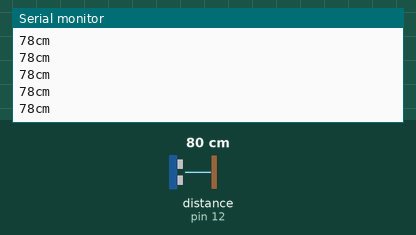
Simulated run of this sketch. Board: Arduino Uno, built with avr-gcc and run on an emulated ATmega328P. Shown: the last lines printed to the serial monitor. Wiring (inferred from the names in the program): ultrasonic range finder: trigger pin 13; echo pin 12. The inputs (shaded band) are chosen by the test bench; at power-on: distance to the obstacle (sensor on pin 12) 80 cm. The echo pulse lasts 58.3 µs per cm.

Above: at 1.2 s.
1.3 s: distance to the obstacle (sensor on pin 12) set to 2 cm
At 1.48 s:
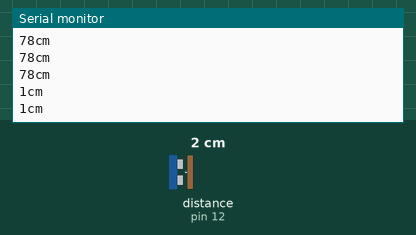
2.8 s: distance to the obstacle (sensor on pin 12) set to 120 cm
At 2.89 s:
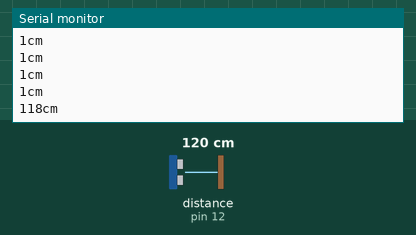
Timing chart, 0 to 5.8 s (numbered marks = the images above; inputs shaded):
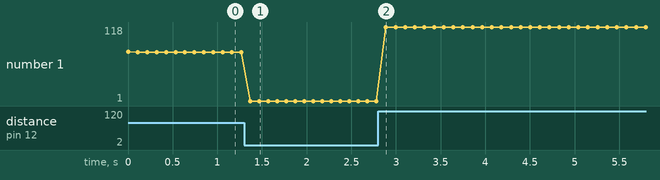

Measured:
- after the input at 1.3 s, the serial monitor: prints a new line after 0.07 s (image 1)
- after the input at 2.8 s, the serial monitor: prints a new line after 0.09 s (image 2)
- plotted number 1: 78 → 1 after the input at 1.3 s, 1 → 118 after the input at 2.8 s

The sketch:

UW_distance_sensor.ino
```cpp
int trig = 13; // trig에 13을 대입
int echo = 12; // echo에 12를 대입
void setup() {
Serial.begin(9600); // 시리얼통신 시작, 통신속도는 9600
pinMode(trig, OUTPUT); // trig(13)핀을 출력모드로 설정
pinMode(echo, INPUT); // echo(12)핀을 입력모드로 설정
}
void loop() {
digitalWrite(trig, HIGH); //trig핀에 HIGH신호를 출력
delayMicroseconds(10); // 10마이크로초 동안 대기
digitalWrite(trig, LOW); // trig 핀에 LOW(0V)신호를 출력
int distance = pulseIn(echo, HIGH) * 17 / 1000;
Serial.print(distance); // distance를 시리얼 모니터에 출력
Serial.println("cm"); // 문자열 cm을 시리얼 모니터에 출력
delay(100); // 0.1초 지연
}
```
